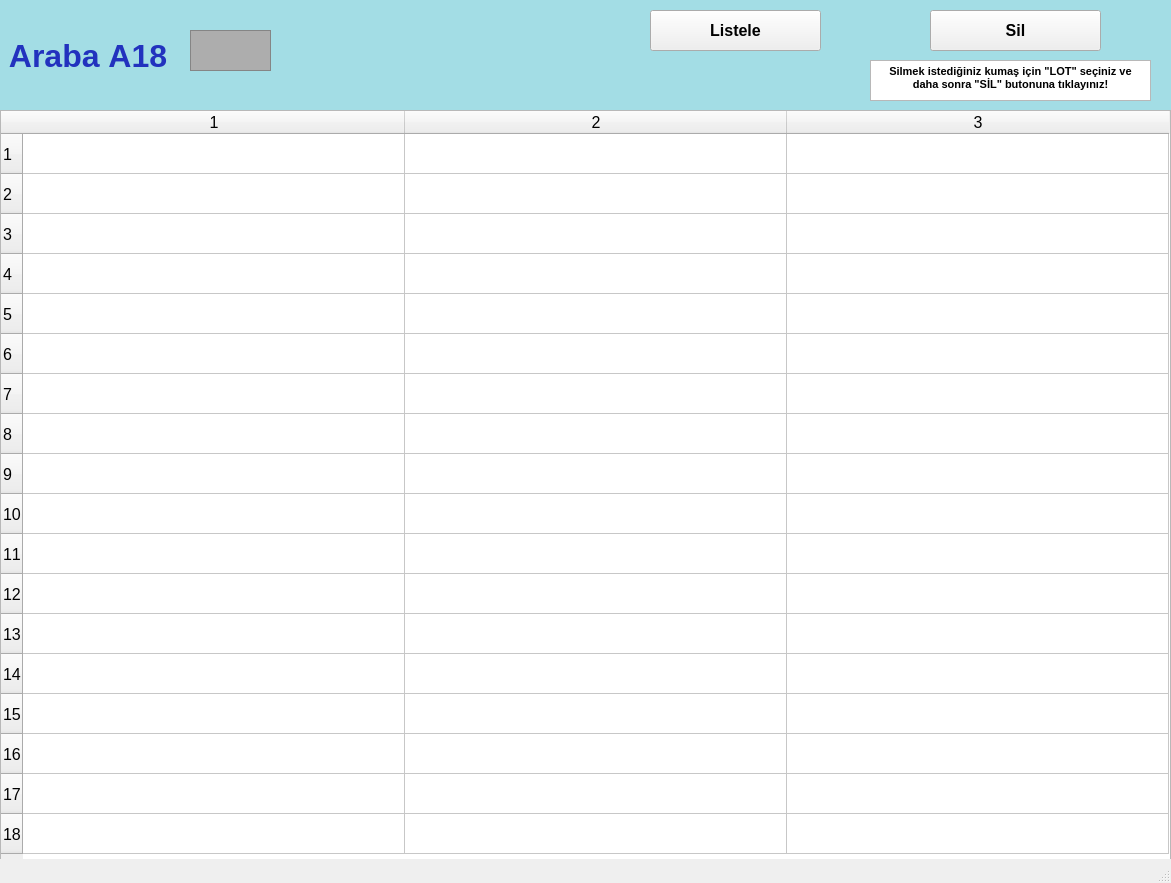
<?xml version="1.0" encoding="UTF-8"?>
<ui version="4.0">
 <class>arabalarA18_ekran</class>
 <widget class="QMainWindow" name="arabalarA18_ekran">
  <property name="geometry">
   <rect>
    <x>0</x>
    <y>0</y>
    <width>1171</width>
    <height>883</height>
   </rect>
  </property>
  <property name="font">
   <font>
    <pointsize>12</pointsize>
    <weight>50</weight>
    <bold>false</bold>
    <kerning>false</kerning>
   </font>
  </property>
  <property name="windowTitle">
   <string/>
  </property>
  <widget class="QWidget" name="centralwidget">
   <widget class="QLabel" name="arabaA1yazi_lbl">
    <property name="geometry">
     <rect>
      <x>0</x>
      <y>0</y>
      <width>1171</width>
      <height>111</height>
     </rect>
    </property>
    <property name="font">
     <font>
      <pointsize>24</pointsize>
      <weight>75</weight>
      <bold>true</bold>
     </font>
    </property>
    <property name="styleSheet">
     <string notr="true">background-color: rgb(163, 221, 229);
color: rgb(34, 50, 190);</string>
    </property>
    <property name="text">
     <string> Araba A18</string>
    </property>
   </widget>
   <widget class="QFrame" name="arabaA1_img">
    <property name="geometry">
     <rect>
      <x>190</x>
      <y>30</y>
      <width>81</width>
      <height>41</height>
     </rect>
    </property>
    <property name="styleSheet">
     <string notr="true">background-color: rgb(173, 173, 173);</string>
    </property>
    <property name="frameShape">
     <enum>QFrame::StyledPanel</enum>
    </property>
    <property name="frameShadow">
     <enum>QFrame::Raised</enum>
    </property>
   </widget>
   <widget class="QPushButton" name="listele18_btn">
    <property name="geometry">
     <rect>
      <x>650</x>
      <y>10</y>
      <width>171</width>
      <height>41</height>
     </rect>
    </property>
    <property name="font">
     <font>
      <pointsize>12</pointsize>
      <weight>75</weight>
      <bold>true</bold>
     </font>
    </property>
    <property name="text">
     <string>Listele</string>
    </property>
   </widget>
   <widget class="QTableWidget" name="A18_tw">
    <property name="geometry">
     <rect>
      <x>0</x>
      <y>110</y>
      <width>1171</width>
      <height>751</height>
     </rect>
    </property>
    <property name="baseSize">
     <size>
      <width>0</width>
      <height>0</height>
     </size>
    </property>
    <property name="rowCount">
     <number>18</number>
    </property>
    <property name="columnCount">
     <number>3</number>
    </property>
    <attribute name="horizontalHeaderVisible">
     <bool>true</bool>
    </attribute>
    <attribute name="horizontalHeaderCascadingSectionResizes">
     <bool>false</bool>
    </attribute>
    <attribute name="horizontalHeaderDefaultSectionSize">
     <number>382</number>
    </attribute>
    <attribute name="horizontalHeaderMinimumSectionSize">
     <number>38</number>
    </attribute>
    <attribute name="verticalHeaderDefaultSectionSize">
     <number>40</number>
    </attribute>
    <attribute name="verticalHeaderMinimumSectionSize">
     <number>23</number>
    </attribute>
    <row/>
    <row/>
    <row/>
    <row/>
    <row/>
    <row/>
    <row/>
    <row/>
    <row/>
    <row/>
    <row/>
    <row/>
    <row/>
    <row/>
    <row/>
    <row/>
    <row/>
    <row/>
    <column/>
    <column/>
    <column/>
   </widget>
   <widget class="QPushButton" name="sil18_btn">
    <property name="geometry">
     <rect>
      <x>930</x>
      <y>10</y>
      <width>171</width>
      <height>41</height>
     </rect>
    </property>
    <property name="font">
     <font>
      <pointsize>12</pointsize>
      <weight>75</weight>
      <bold>true</bold>
     </font>
    </property>
    <property name="text">
     <string>Sil</string>
    </property>
   </widget>
   <widget class="QTextBrowser" name="textBrowser">
    <property name="geometry">
     <rect>
      <x>870</x>
      <y>60</y>
      <width>281</width>
      <height>41</height>
     </rect>
    </property>
    <property name="html">
     <string>&lt;!DOCTYPE HTML PUBLIC &quot;-//W3C//DTD HTML 4.0//EN&quot; &quot;http://www.w3.org/TR/REC-html40/strict.dtd&quot;&gt;
&lt;html&gt;&lt;head&gt;&lt;meta name=&quot;qrichtext&quot; content=&quot;1&quot; /&gt;&lt;style type=&quot;text/css&quot;&gt;
p, li { white-space: pre-wrap; }
&lt;/style&gt;&lt;/head&gt;&lt;body style=&quot; font-family:'MS Shell Dlg 2'; font-size:12pt; font-weight:400; font-style:normal;&quot;&gt;
&lt;p align=&quot;center&quot; style=&quot; margin-top:0px; margin-bottom:0px; margin-left:0px; margin-right:0px; -qt-block-indent:0; text-indent:0px;&quot;&gt;&lt;span style=&quot; font-size:8pt; font-weight:600;&quot;&gt;Silmek istediğiniz kumaş için &amp;quot;LOT&amp;quot; seçiniz ve daha sonra &amp;quot;SİL&amp;quot; butonuna tıklayınız!&lt;/span&gt;&lt;/p&gt;&lt;/body&gt;&lt;/html&gt;</string>
    </property>
   </widget>
  </widget>
  <widget class="QStatusBar" name="statusbar"/>
 </widget>
 <resources/>
 <connections/>
</ui>
